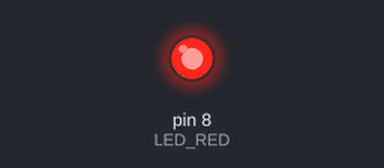
A program run on a simulated Arduino Uno, built with avr-gcc and run on an emulated ATmega328P. On the bench: output pins drawn as LEDs (lit = HIGH).

Above: at 0.5 s.
At 2.0 s:
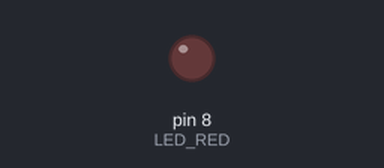
Timing chart, 0 to 11.7 s (numbered marks = the images above):
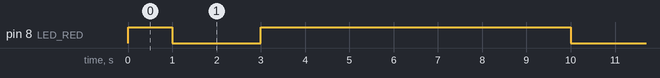

The program:

main.cpp
```cpp
// (licence header left out)
/* Defines -----------------------------------------------------------*/
//#define LED_GREEN PB5   // PB5 is AVR pin where green on-board LED
#define LED_RED   PB0
                        // is connected
#define SHORT_DELAY 1000 // Delay in milliseconds
#define LONG_DELAY 2000
#define PAUSE 6000
#ifndef F_CPU
# define F_CPU 16000000 // CPU frequency in Hz required for delay funcs
#endif

/* Includes ----------------------------------------------------------*/
#include <avr/io.h>     // AVR device-specific IO definitions
#include <util/delay.h> // Functions for busy-wait delay loopshalo
// This part is needed to use Arduino functions but also physical pin
// names. We are using Arduino-style just to simplify the first lab.
#include "Arduino.h"
//#define PB5 13          // In Arduino world, PB5 is called "13"
#define PB0 8
// -----


/* Function definitions ----------------------------------------------*/
/**********************************************************************
 * Function: Main function where the program execution begins
 * Purpose:  Toggle one LED and use delay library.
 * Returns:  none
 **********************************************************************/
int main(void)
{
    uint8_t led_value = LOW;  // Local variable to keep LED status
    uint8_t delay = SHORT_DELAY;

    // Set pin where on-board LED is connected as output
    //pinMode(LED_GREEN, OUTPUT);
    pinMode(LED_RED, OUTPUT);
    // Infinite loop
    while (1)
    {
        // Change LED value
        /*if (led_value == LOW)
            led_value = HIGH;
        else
            led_value = LOW;
        */
        digitalWrite(LED_RED,!led_value);
        _delay_ms(SHORT_DELAY);
        digitalWrite(LED_RED,led_value);
        // Pause several milliseconds
        _delay_ms(LONG_DELAY);
        digitalWrite(LED_RED,!led_value);
        _delay_ms(PAUSE);

        // Turn ON/OFF on-board LED
        //digitalWrite(LED_GREEN, led_value);

    }

    // Will never reach this
    return 0;
}
```

Measured:
- by itself, pin 8 (LED_RED): repeats every 9.0 s: LOW 2.0 s, HIGH 7.0 s
